Frame 1 (no input): blank canvas, image omitted
Frame 60 (no input): blank canvas, image omitted
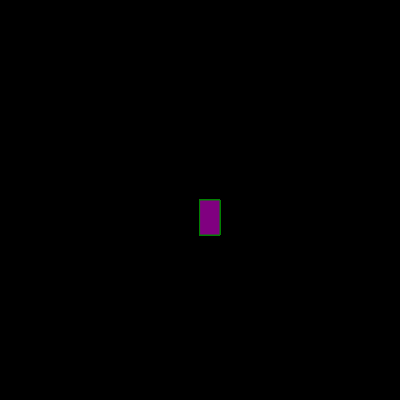
Frame 120 (the mouse pressed at the canvas centre since frame 60)

The p5.js sketch whose frames 1 and 60 were blank and that drew this single picture after the mouse press (run headless with seeded random() and noise() and a simulated clock; from frame 60 on, the mouse is pressed at the canvas centre):

// p5.js sketch
// ── sketch.js
function setup() {
    createCanvas(400, 400);
    background("black")
  }
  
  function draw() {
    stroke("green");
    fill("purple");
    
    
    if (mouseIsPressed) {
      rect(mouseX, mouseY, 20, 35);
    }
  }
